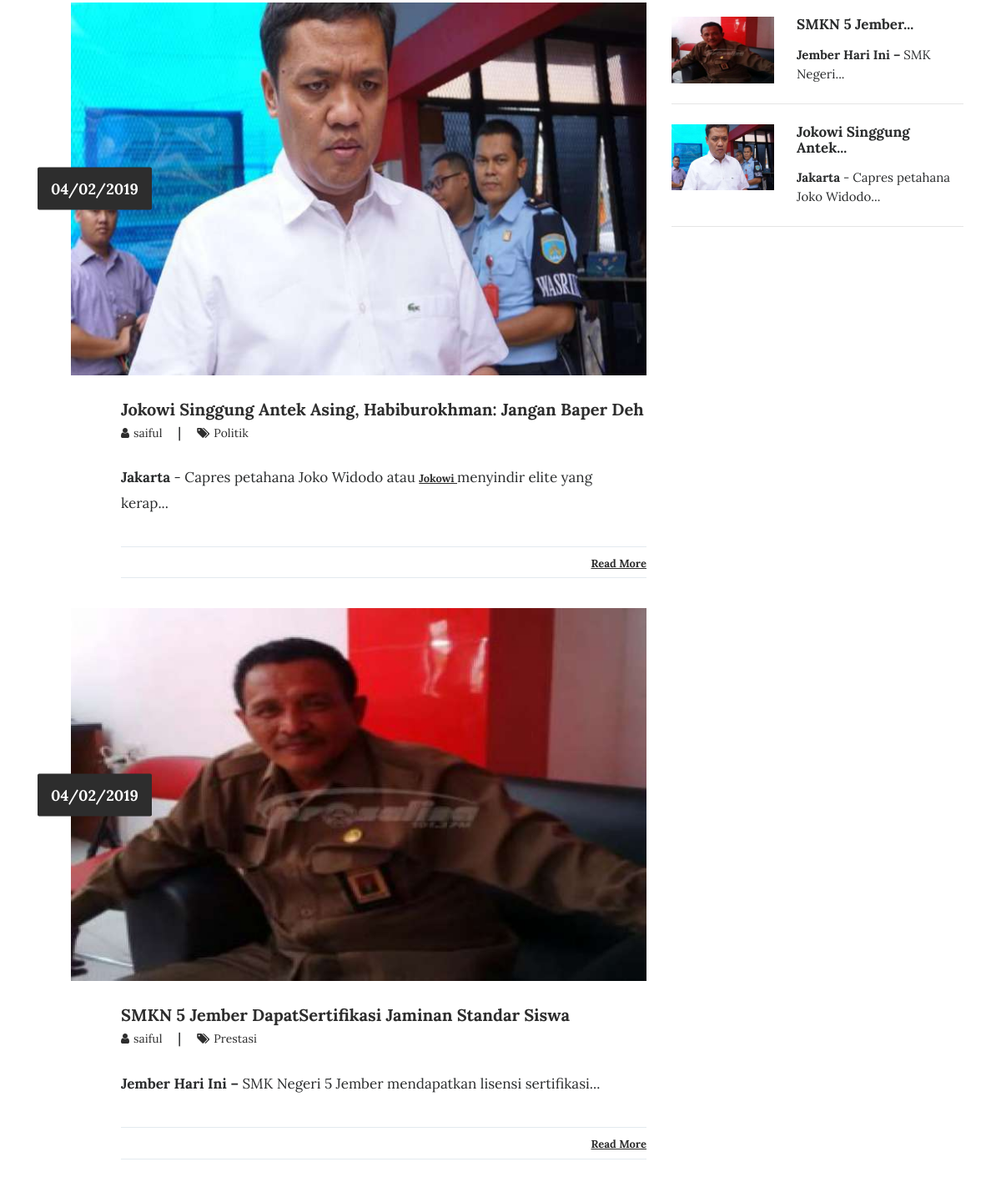
Before: /index.php/blog (middle part) with the older database file.
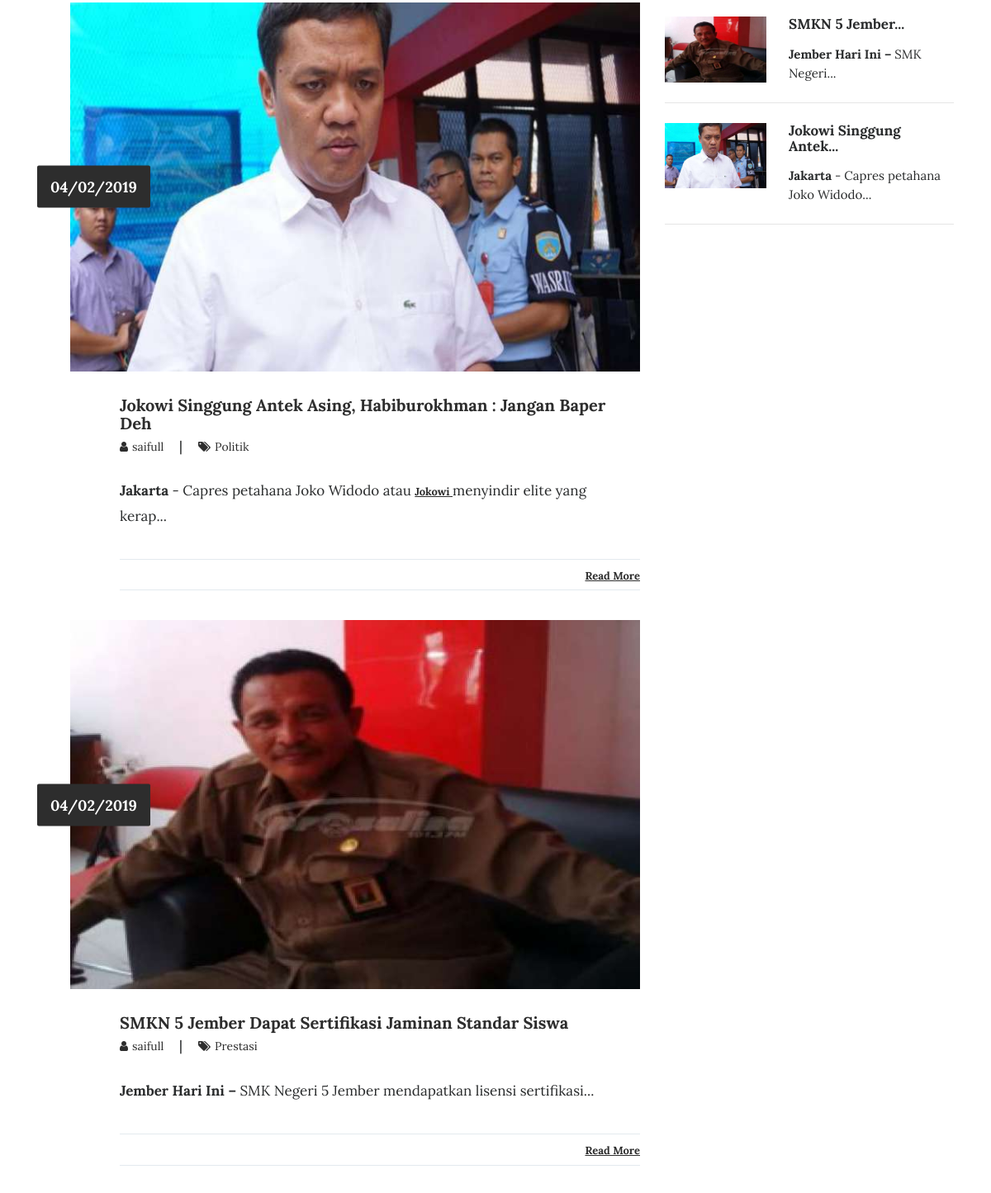
After: the same page with the newer database file.
### tables this page shows
CREATE TABLE `tbl_tulisan` (
  `tulisan_id` int(11) NOT NULL,
  `tulisan_judul` varchar(100) DEFAULT NULL,
  `tulisan_isi` text,
  `tulisan_tanggal` timestamp NULL DEFAULT CURRENT_TIMESTAMP,
  `tulisan_kategori_id` int(11) DEFAULT NULL,
  `tulisan_kategori_nama` varchar(30) DEFAULT NULL,
  `tulisan_views` int(11) DEFAULT '0',
  `tulisan_gambar` varchar(40) DEFAULT NULL,
  `tulisan_pengguna_id` int(11) DEFAULT NULL,
  `tulisan_author` varchar(40) DEFAULT NULL,
  `tulisan_img_slider` int(2) NOT NULL DEFAULT '0',
  `tulisan_slug` varchar(200) DEFAULT NULL
);

### application/controllers/Blog.php (called while the page is built, shortened)
<?php
class Blog extends CI_Controller{
	function __construct(){
		$this->load->model('m_tulisan');
		$this->load->model('m_pengunjung');
	}
	function index(){
		$jum=$this->m_tulisan->berita();
        $page=$this->uri->segment(3);
        if(!$page):
            $offset = 0;
        else:
            $offset = $page;
        endif;
        $limit=5;
        $config['base_url'] = base_url() . 'blog/index/';
            $config['total_rows'] = $jum->num_rows();
            $config['per_page'] = $limit;
            $config['uri_segment'] = 3;
	          $config['full_tag_open']    = '<div class="pagging text-center"><nav><ul class="pagination justify-content-center">';
	          $config['full_tag_close']   = '</ul></nav></div>';
	          $config['num_tag_open']     = '<li class="page-item"><span class="page-link">';
	          $config['num_tag_close']    = '</span></li>';
	          $config['cur_tag_open']     = '<li class="page-item"><span class="page-link">';
	          $config['cur_tag_close']    = '<span class="sr-only">(current)</span></span></li>';
	          $config['next_tag_open']    = '<li class="page-item"><span class="page-link">';
	          $config['next_tagl_close']  = '<span aria-hidden="true">&raquo;</span></span></li>';
	          $config['prev_tag_open']    = '<li class="page-item"><span class="page-link">';
	          $config['prev_tagl_close']  = '</span>Next</li>';
	          $config['first_tag_open']   = '<li class="page-item"><span class="page-link">';
	          $config['first_tagl_close'] = '</span></li>';
	          $config['last_tag_open']    = '<li class="page-item"><span class="page-link">';
	          $config['last_tagl_close']  = '</span></li>';
            $config['first_link'] = 'Awal';
            $config['last_link'] = 'Akhir';
            $config['next_link'] = 'Next >>';
            $config['prev_link'] = '<< Prev';
            $this->pagination->initialize($config);
            $x['page'] =$this->pagination->create_links();
						$x['data']=$this->m_tulisan->berita_perpage($offset,$limit);
						$x['category']=$this->db->get('tbl_kategori');
						$x['populer']=$this->db->query("SELECT * FROM tbl_tulisan ORDER BY tulisan_views DESC LIMIT 5");
						$this->load->view('beranda/header',$x);
						$this->load->view('depan/v_blog',$x);
							$this->load->view('beranda/footer',$x);
	}
}

### index.php (called while the page is built, shortened)
<?php
require_once BASEPATH.'core/CodeIgniter.php';

### application/models/M_tulisan.php (called while the page is built, shortened)
<?php
class M_tulisan extends CI_Model{
	function berita_perpage($offset,$limit){
		$hsl=$this->db->query("SELECT tbl_tulisan.*,DATE_FORMAT(tulisan_tanggal,'%d/%m/%Y') AS tanggal FROM tbl_tulisan ORDER BY tulisan_id DESC limit $offset,$limit");
		return $hsl;
	}
}

### application/views/depan/v_blog.php (the view, shortened to what this page needs)
    <?php
        function limit_words($string, $word_limit){
            $words = explode(" ",$string);
            return implode(" ",array_splice($words,0,$word_limit));
        }
    ?>
<section class="blog-wrap">
    <div class="container">
        <div class="row">
            <div class="col-md-8">
              <?php foreach ($data->result() as $row) : ?>
                <div class="blog-single-item">
                    <div class="blog-img_block">
                        <img src="<?php echo base_url().'assets/images/'.$row->tulisan_gambar;?>" class="img-fluid" alt="blog-img">
                        <div class="blog-date">
                            <span><?php echo $row->tanggal;?></span>
                        </div>
                    </div>
                    <div class="blog-tiltle_block">
                        <h4><a href="<?php echo site_url('artikel/'.$row->tulisan_slug);?>"><?php echo $row->tulisan_judul;?></a></h4>
                        <h6> <a href="#"><i class="fa fa-user" aria-hidden="true"></i><span><?php echo $row->tulisan_author;?></span> </a>  |   <a href="#"><i class="fa fa-tags" aria-hidden="true"></i><span><?php echo $row->tulisan_kategori_nama;?></span></a></h6>
                        <?php echo limit_words($row->tulisan_isi,10).'...';?>
                        <div class="blog-icons">
                            <div class="blog-share_block">
                                <a href="<?php echo site_url('artikel/'.$row->tulisan_slug);?>">Read More</a>
                            </div>
                        </div>
                    </div>
                </div>
              <?php endforeach;?>
            </div>
            <div class="col-md-4">
                <div class="blog-featured_post">
                    <?php foreach ($populer->result() as $row) :?>
                      <div class="blog-featured-img_block">
                          <img width="35%" src="<?php echo base_url().'assets/images/'.$row->tulisan_gambar;?>" class="img-fluid" alt="blog-featured-img">
                          <h5><a href="<?php echo site_url('artikel/'.$row->tulisan_slug);?>"><?php echo limit_words($row->tulisan_judul,3).'...';?></a></h5>
                          <p><?php echo limit_words($row->tulisan_isi,5).'...';?></p>
                      </div>
                      <hr>
                    <?php endforeach;?>
                </div>
            </div>
        </div>
    </div>
</section>

### application/views/beranda/header.php (shortened to what this page needs)
<!DOCTYPE html>
<html lang="en">
<head>
    <link rel="stylesheet" href="<?php echo base_url().'theme/css/bootstrap.min.css'?>">
    <link rel="stylesheet" href="<?php echo base_url().'theme/css/font-awesome.min.css'?>">
    <link rel="stylesheet" href="<?php echo base_url().'theme/css/simple-line-icons.css'?>">
    <link rel="stylesheet" href="<?php echo base_url().'theme/css/slick.css'?>">
    <link rel="stylesheet" href="<?php echo base_url().'theme/css/slick-theme.css'?>">
    <link rel="stylesheet" href="<?php echo base_url().'theme/css/owl.carousel.min.css'?>">
    <link href="<?php echo base_url().'theme/css/style.css'?>" rel="stylesheet">
</head>
<body>

### application/views/beranda/footer.php (shortened to what this page needs)
</body>
</html>

### application/views/beranda/header.php (style rules this page uses)
body { top:0 !important; }

Changed rows visible on the page:
changed tbl_tulisan "Jakarta - Capres petahana Joko Widodo atau Jokowi menyindir elite yang kerap": tulisan_judul "Jokowi Singgung Antek Asing, Habiburokhman: Jangan Baper Deh" → "Jokowi Singgung Antek Asing, Habiburokhman : Jangan Baper Deh"; tulisan_author "saiful" → "saifull"
changed tbl_tulisan "Jember Hari Ini – SMK Negeri 5 Jember mendapatkan lisensi sertifikasi": tulisan_judul "SMKN 5 Jember DapatSertifikasi Jaminan Standar Siswa" → "SMKN 5 Jember Dapat Sertifikasi Jaminan Standar Siswa"; tulisan_author "saiful" → "saifull"
